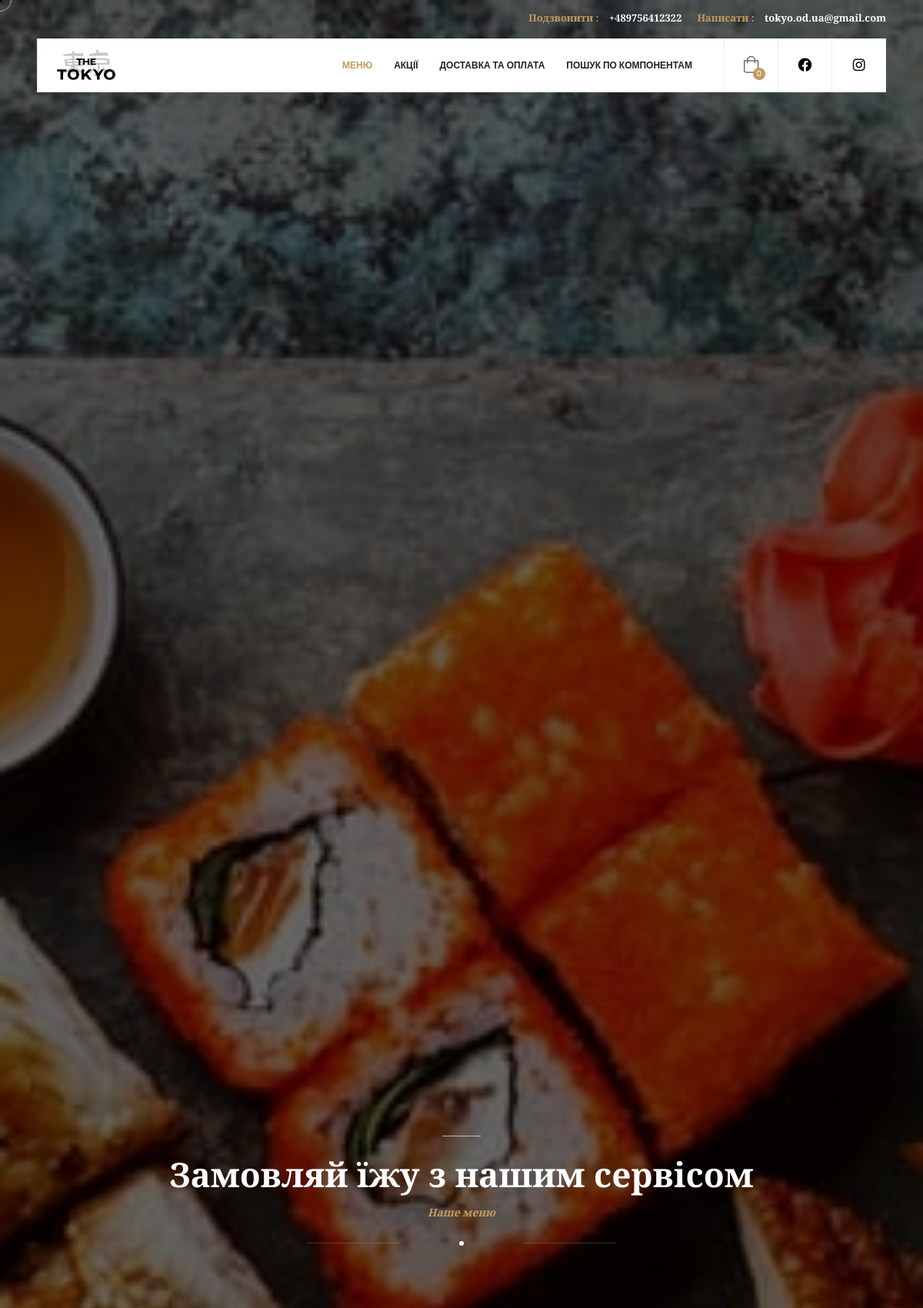
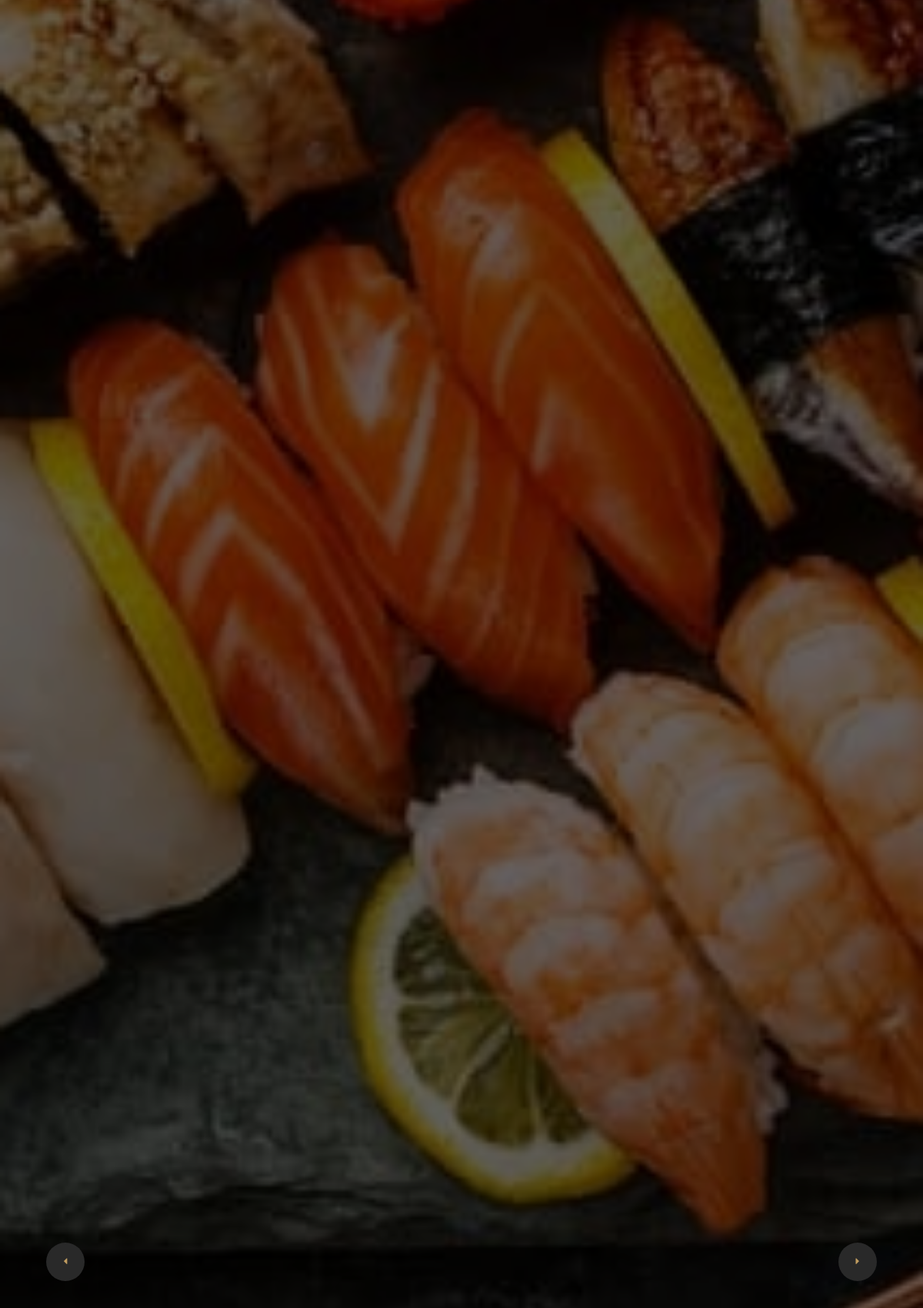
The page / (upper part) on the database its author committed (2 pictures, top to bottom).
### core/models.py (models this page shows, shortened)
class MainSlider(models.Model):
    slider_title = models.CharField(
        'Заголовок слайда', max_length=35, default='Изучите наше меню')
    slider_eng_title = models.CharField(
        'Заголовок слайда eng', max_length=35, default='Изучите наше меню', null=True, blank=True)
    slider_text = models.CharField('Текст слайда', max_length=50)
    slider_eng_text = models.CharField(
        'Текст слайда eng', max_length=50, null=True, blank=True)
    image = models.ImageField(upload_to='photos', blank=True, null=True)
    button_text = models.CharField(
        'Текст кнопки', blank=True, null=True, max_length=20)
    button_eng_text = models.CharField(
        'Текст кнопки', blank=True, null=True, max_length=20)
    def admin_photo(self):
        return mark_safe('<img src="{}" width="100" /'.format(self.image.url))
    admin_photo.short_description = 'Превью'
    admin_photo.allow_tags = True
    class Meta:
        verbose_name = 'Слайд'
        verbose_name_plural = 'Слайды'

### core/views.py (the view)
# urls.py: path('', itemview, name='menu'),
def itemview(request):
    items = Item.objects.all()
    if request.session.get('lang') is None:
        request.session['lang'] = 'uk'
    return render(request, "menu3.html", context={
        'items': items,
    })

### core/models.py (called while the page is built)
    def get_absolute_url(self):
        return reverse("core:product", kwargs={
            'slug': self.slug
        })

    def get_add_to_cart_url(self):
        return reverse("core:add-to-cart", kwargs={
            'slug': self.slug
        })

### core/templatetags/cart_template_tags.py (called while the page is built, shortened)
@register.filter
def cart_item_count(request):
    return 0

@register.filter
def cart_items(request):
    return 0

@register.filter
def total_order(request):
    return 0

@register.filter
def categories(request):
    qs = Category.objects.all()
    if qs.exists():
        return qs
    return 0

@register.filter
def main_slider(request):
    qs = MainSlider.objects.all()
    if qs.exists():
        return qs
    return 0

### templates/menu3.html (shortened to what this page needs)
{% extends "main.html" %} {% block main_body %} {% load static %} {% load cart_template_tags %}
<div id="main">
  {% include "header.html" %}
  <div id="wrapper">
    <div class="hero-wrap fl-wrap full-height">
      <div class="fs-slider-wrap fs-slider-det full-height fl-wrap hero_fsw dark-bg">
        <div class="fs-slider full-height fl-wrap">
          <div class="swiper-container">
            <div class="swiper-wrapper">
              {% if request.session.lang == "uk" %} {% for slide in request|main_slider %}
              <div class="swiper-slide">
                <div class="fs-slider-item fl-wrap">
                  <div class="bg" data-bg="{{ slide.image.url }}" data-swiper-parallax="40%"></div>
                  <div class="overlay"></div>
                  <div class="grid-carousel-title">
                    <h3>{{ slide.slider_title }}</h3>
                    <h4>{{ slide.slider_text }}</h4>
                    <div class="bold-separator"><span></span></div>
                  </div>
                </div>
              </div>
              {% endfor %} {% endif %}
            </div>
          </div>
        </div>
        <div class="hero-slider_btn hero-slider_btn_next fs-slider-button-next"><i class="fas fa-caret-right"></i></div>
        <div class="hero-slider_btn hero-slider_btn_prev fs-slider-button-prev"><i class="fas fa-caret-left"></i></div>
      </div>
    </div>
  </div>
  <div class="element">
  </div>
</div>
{% endblock main_body %}

### static/css/color.css (style rules this page uses)
.nav-holder nav li a.act-link , .nav-holder nav li a.act-scrlink, .nav-holder nav li a:hover , .th_contacts li:before , .header-cart_wrap_total_item span , .box-widget-content .widget-posts li:before , .clear-cart_button , .section-title h4 , .menu-item-det_price span , .sd_btn:hover , .hero-social li a:hover , .to-top , .dec-icon i , .content-back:after , .work-time h3 , .big-number a:hover , .quote-box i , .dark-bg .dots-separator span:after , .hero-menu-item-price , .hero-menu-item-title h6 span , .hero-menu_header li a:hover , .team-info h4 , .team-info:after , .testimonilas-text:before, .testimonilas-text:after , .testi-item:after , .swiper-slide-active .testi-item .testi-number , .star-rating , .tc-button , .column-wrap-bg-text h3 , .event-carousel-item .event-date , .ec-button , .event-carousel-item:after , .footer-social li a , .footer-widget-title , .footer-contacts li a:hover , .hero-menu_header li:before , .hero-menu_header li.current a , .footer-widget-content-link , .subcribe-form .subscribe-button:hover , .pdf-link:hover , section.parallax-section.hero-section .section-title .dots-separator span:after , .hero-menu-item-img:hover:after , .menu-wrapper-title-item h5 , .scroll-nav li a span , .inline-facts .num , .inline-facts h6:after , .video_section-title h4 , .big_prom:hover span , .ss-slider-cont , .box-media-zoom , .error-wrap .dots-separator span:after , .gallery-filters a.gallery-filter-active , .gallery-filters a:before , .grid-item_price span , .grid-item-details h3 span , .close-reservation-modal , .share-container a:hover , .element-item:after , .header-top_contacts a span , .contact-details li i , .contact-details h4 , .social-widget li a , .category-widget .cat-item li a:hover , .blog-title-opt li a:hover , .pr-tags li a:hover , .post-counter li i , .blog-title-opt:after , .post.fw-post h2 a:hover , .author-social li a , .post-date strong , .shop-header h4 span , .grid-item-details h3 a:hover , .cart-title span , .cart-totals h3 , .total-table tr , .pr-remove i , .hero-menu-item-title h6 a:hover , .menu-single-preice strong , .comment-meta h6 a:hover , .leave-rating label , .comment-numder , .header-top a:hover , .contact-details:after , .contact-details li a:hover , .item-related .post-date.post-price , .item-related h3 a:hover , .cs-content-wrapper h2:after , .cs-content-wrapper h3 , .cs-social li a , .cs-contacts li span , .cs-countdown-item p , .hero-slider_btn , .grid-carousel-title h4 , .carousle-item-number , .grid-carousel-title h3:after , .lang-wrap a.act-lang , .menusb a.back:before , .menusb li i:before , .menusb a.act-link , .pagination a:hover , .menusb a.act-scrlink , .mapzoom-in , .mapzoom-out , .scrollContorl , .element-item.close-icon:after , .lg-actions .lg-next, .lg-actions .lg-prev { color:#C19D60; }
.show-cart_count , .color-bg , .header-cart_wrap_footer a:hover ,.ps__thumb-x,.ps__thumb-y , .show-reserv_button:before , .hero_promo-button a , .btn:hover , .content-inner .cf-inner .inner h2:after , .team-social li a:hover , .tc-pagination .swiper-pagination-bullet.swiper-pagination-bullet-active , .bold-separator:before , .bold-separator:after , .add_cart:hover , .scroller , .nice-select .option.focus,.nice-select .option.selected.focus , .daterangepicker td.active, .daterangepicker td.active:hover , .tags-widget .tagcloud a:hover , .category-widget .cat-item li span , .pagination a.current-page , .irs-slider , .coupon-holder button:hover , .hero-slider-wrap_pagination .swiper-pagination-bullet.swiper-pagination-bullet-active { background:#C19D60; }

### rows shown on the page
MainSlider: slider_title "Замовляй їжу з нашим сервісом", slider_text "Наше меню"

### other values the page prints
{{ request|cart_item_count }} "0"
